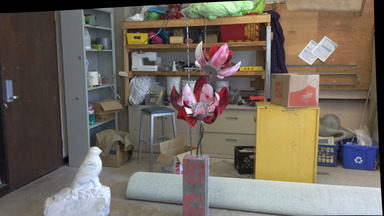
#> input picture im1.jpeg, 384 x 216 px
$ python evaluation_disparite.py   (older library calls are emulated)
#> lines starting #> are read from the running program, lines starting #| are printed output that depends on the picture
import cv2
import numpy as np
import matplotlib.pyplot as plt

def compute_disparity_map(img1, img2):
    # Conversion en niveaux de gris si nécessaire
    if len(img1.shape) > 2:
        gray1 = cv2.cvtColor(img1, cv2.COLOR_BGR2GRAY)
    else:
        gray1 = img1

    if len(img2.shape) > 2:
        gray2 = cv2.cvtColor(img2, cv2.COLOR_BGR2GRAY)
    else:
        gray2 = img2

    # Paramètres pour StereoSGBM
    window_size = 5
    min_disp = 0
    num_disp = 16*5  # doit être divisible par 16
    stereo = cv2.StereoSGBM_create(minDisparity = min_disp,
                                   numDisparities = num_disp,
                                   blockSize = window_size,
                                   P1 = 8 * 3 * window_size ** 2,
                                   P2 = 32 * 3 * window_size ** 2,
                                   disp12MaxDiff = 1,
                                   uniquenessRatio = 15,
                                   speckleWindowSize = 0,
                                   speckleRange = 2,
                                   preFilterCap = 63,
                                   mode = cv2.STEREO_SGBM_MODE_SGBM_3WAY)

    # Calcul de la carte de disparité
    disparity = stereo.compute(gray1, gray2).astype(np.float32) / 16.0
    return disparity

def post_process_disparity(disparity):
    # Appliquer un filtre médian pour réduire le bruit
    filtered_disparity = cv2.medianBlur(disparity, 5)
    # Normaliser pour améliorer la visualisation
    disparity_visual = cv2.normalize(filtered_disparity, None, alpha=0, beta=255, norm_type=cv2.NORM_MINMAX, dtype=cv2.CV_8U)
    return disparity_visual

def test_inversion(img1, img2):
    disparity_original = compute_disparity_map(img1, img2)
    disparity_visual_original = post_process_disparity(disparity_original)

    disparity_inverted = compute_disparity_map(img2, img1)
    disparity_visual_inverted = post_process_disparity(disparity_inverted)

    plt.figure(figsize=(20, 10))
    plt.subplot(121)
    plt.imshow(disparity_visual_original, cmap='jet')
    plt.title('Carte de Disparité - Ordre Original')
    plt.colorbar()

    plt.subplot(122)
    plt.imshow(disparity_visual_inverted, cmap='jet')
    plt.title('Carte de Disparité - Images Inversées')
    plt.colorbar()
    plt.show()

def main():
    img1 = cv2.imread('im1.jpeg')  # Mettez le chemin correct
#> img1 is the input picture: shape (216, 384, 3); mean B, G, R 94.7, 104.8, 113.5
    img2 = cv2.imread('im2.jpg')  # Mettez le chemin correct
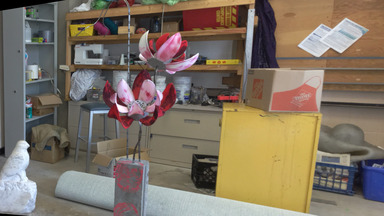
#> input picture im2.jpg, 384 x 216 px
#> img2 is the input picture: shape (216, 384, 3); mean B, G, R 99.5, 115, 127.8

    if img1 is None or img2 is None:
        print("Erreur : vérifiez les chemins des images.")
        return

    test_inversion(img1, img2)
#> in compute_disparity_map, `gray1 = cv2.cvtColor(img1, cv2.COLOR_BGR2GRAY)`:
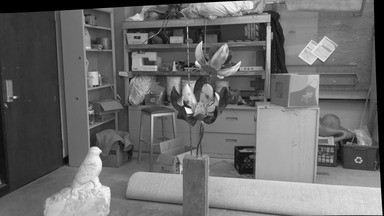
#> gray1: shape (216, 384); min 0, max 255, mean 106.3
#> in compute_disparity_map, `gray2 = cv2.cvtColor(img2, cv2.COLOR_BGR2GRAY)`:
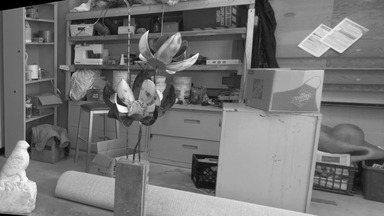
#> gray2: shape (216, 384); min 0, max 255, mean 117.1
#> in post_process_disparity, `filtered_disparity = cv2.medianBlur(disparity, 5)`:
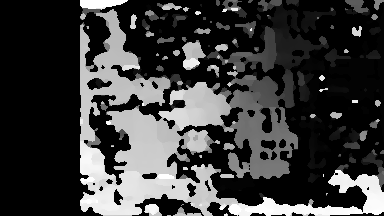
#> filtered_disparity: shape (216, 384) float32; min -1, max 79, mean 18; drawn with min black and max white
#> in compute_disparity_map (call 2), `disparity = stereo.compute(gray1, gray2).astype(np.float32) / 16.0`:
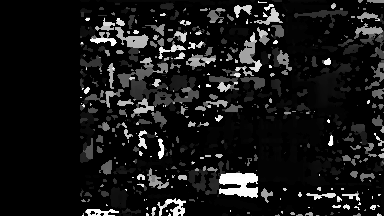
#> disparity: shape (216, 384) float32; min -1, max 79, mean 6.5; drawn with min black and max white
#> in post_process_disparity (call 2), `filtered_disparity = cv2.medianBlur(disparity, 5)`:
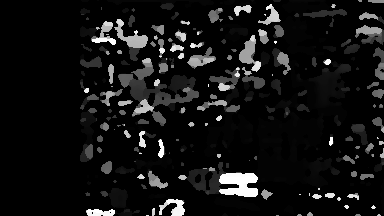
#> filtered_disparity: shape (216, 384) float32; min -1, max 79, mean 5.1; drawn with min black and max white
#> in test_inversion, `plt.show()`:
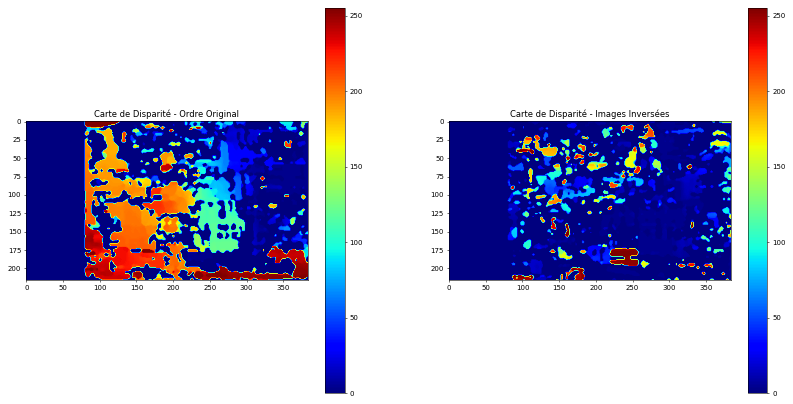
#> figure drawn by matplotlib, 4 panels

if __name__ == "__main__":
    main()
